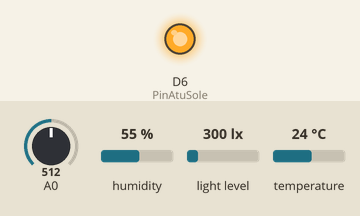
Recording of a sketch running on a simulated ESP8266 (NodeMCU). Parts: output pins drawn as LEDs (lit = HIGH). The inputs (shaded band) are chosen by the test bench; at power-on: A0 = 512, humidity 55 %, light level 300 lx, temperature 24 °C. What the sketch prints to the serial monitor is not drawn.

Above: at 0.1 s.
Timing chart, 0 to 1.6 s (numbered marks = the images above):
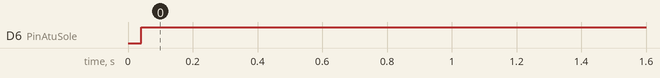

The sketch:

IntegrationInternalMonitoring_V1.ino
```cpp
/*
Brasília, 25 de Julho de 2019. [P&D]Gigacandanga
SMCAI V1.0 - Sistema de Monitoramento e Controle para Ambientes Internos

[Microcontrolador] ESP12E;
[Sensores] BH1750 (Luminosidade), HTU21D (Temperatura e Umidade), HC-SR501 (Detector de Presença), TSOP4838 (Receptor IR);
[Atuadores] BT134-600E (Controlador de cargas AC), IRF840 (Controlador de Cargas DC), TIL32 (Emissor IR);

---------------------
Atualização V1.2
Autor: Ítalo Rodrigo
DATA: 06/08/2019
---------------------
*/
#include <Wire.h>
#include <SparkFunHTU21D.h>
#include <BH1750.h>
#include <ESP8266WiFi.h>
#include <Ticker.h>

#define PinMAG D3
#define PinPIR D4
#define PinAtuSole D6


//Declarando os Objetos
HTU21D htu21d;  //Definindo o sensor de Temperatura e Umidade
BH1750 GY30;    //Definindo o sensor de luminosidade

Ticker TimmerLuz;
Ticker TimmerUmd;
Ticker TimmerTemp;
Ticker TimmerMag;
Ticker TimmerPIR;
Ticker TimmerAtuSole;

//Variáveis Globais
float umd=0;
float temp=0;
float lux=0;
float mag=0;
float pir=0;

void MedirLuz()
{
  Serial.print("Lux: ");
  Serial.print(lux);
  Serial.println(" lux");

}

void MedirUmd()
{
  Serial.print("Umidade: ");
  Serial.print(umd);
  Serial.println(" %");
}

void MedirTemp()
{
  Serial.print("Temperatura: ");
  Serial.print(temp);
  Serial.println(" C");
}

void MedirMag()
{
  if(mag>0)
  {
    Serial.println("Estado Sensor Magnético: Aberto ");
  }
    if(mag==0)
  {
    Serial.println("Estado Sensor Magnético: Fechado ");
  }

}

void MedirPIR()
{
  Serial.print("Valor PIR: ");
  Serial.println(pir);


}

void AtuadorSole()
{
  if(mag>0)
  {
    digitalWrite(PinAtuSole,HIGH);
  }
    if(mag==0)
  {
    digitalWrite(PinAtuSole,LOW);
  }

}


void setup() {
  Serial.begin(115200);
  Wire.begin();
  htu21d.begin();
  GY30.begin();
  pinMode(PinPIR,INPUT);
  pinMode(PinMAG,INPUT);
  pinMode(PinAtuSole,OUTPUT);

  TimmerUmd.attach(1,MedirUmd);
  TimmerTemp.attach(1,MedirTemp);
  TimmerLuz.attach(1,MedirLuz);
  TimmerMag.attach(1,MedirMag);
  TimmerPIR.attach(1,MedirPIR);
  TimmerAtuSole.attach_ms(1,AtuadorSole);

}

void loop() {
  //Leitura dos Sensores
  //Atualizando o Bus do I2C para Temp & Umd
  umd= htu21d.readHumidity();
  temp = htu21d.readTemperature();
  lux = GY30.readLightLevel();
  mag = digitalRead(PinMAG);
  pir = analogRead(PinPIR);
  delay(100); // 100 ms é o atraso mínimo, menor que isso o I2C não funcionará em perfeito estado.

}
```

Measured:
- by itself, D6 (PinAtuSole): LOW → HIGH at 0.04 s
